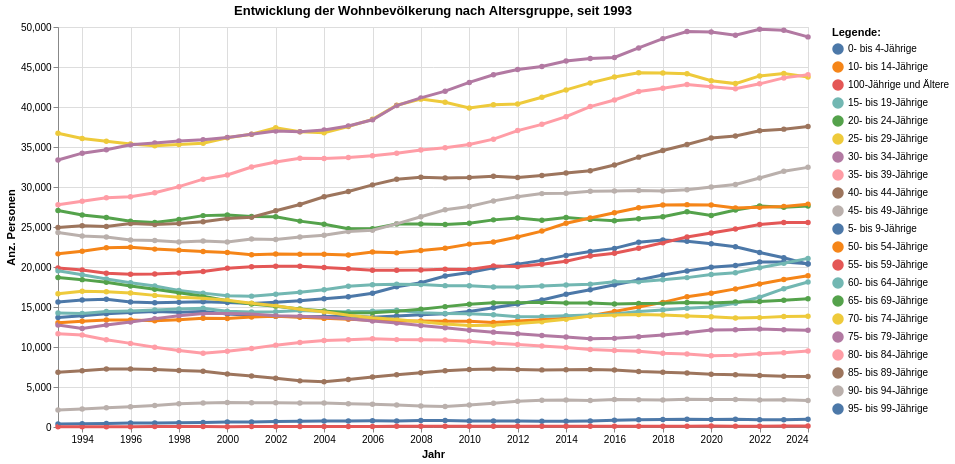

Write notebook code for a chart like this one.
### Code cell
grafik1 = mypy_dv.plot_altair_multiline_highlight(
    data = myAgg1.reset_index().sort_values('AlterV05Cd', ascending=True)
    ,x = 'StichtagDatJahr:T'
    ,y = 'sum_WBev:Q'
    ,x_beschriftung = 'Jahr'
    , y_beschriftung = 'Anz. Personen'
    ,category = "AlterV05Lang:N"
    ,category_beschriftung= 'Legende:'
    ,warning_status = "ignore" #always or ignore
    ,myTitle="Entwicklung der Wohnbevölkerung nach Altersgruppe, seit "+data_min_date
)
grafik1

### Figure 1 — Vega-Lite specification as saved in the notebook (floating-point values rounded to 4 significant figures; data arrays with more than 128 entries replaced by an {"elided": "..."} marker saying what was removed)
{"config": {"view": {"continuousWidth": 300, "continuousHeight": 300}}, "layer": [{"mark": {"type": "circle"}, "encoding": {"color": {"field": "AlterV05Lang", "legend": {"orient": "right", "title": "Legende:"}, "type": "nominal"}, "opacity": {"value": 1.3}, "tooltip": [{"field": "StichtagDatJahr", "type": "temporal"}, {"field": "AlterV05Lang", "type": "nominal"}, {"field": "sum_WBev", "type": "quantitative"}], "x": {"axis": {"title": "Jahr"}, "field": "StichtagDatJahr", "type": "temporal"}, "y": {"axis": {"title": "Anz. Personen"}, "field": "sum_WBev", "type": "quantitative"}}, "name": "view_3", "title": "Entwicklung der Wohnbevölkerung nach Altersgruppe, seit 1993"}, {"mark": {"type": "line"}, "encoding": {"color": {"field": "AlterV05Lang", "legend": {"orient": "right", "title": "Legende:"}, "type": "nominal"}, "size": {"condition": {"test": {"not": {"param": "param_3"}}, "value": 1.2}, "value": 3}, "tooltip": [{"field": "StichtagDatJahr", "type": "temporal"}, {"field": "AlterV05Lang", "type": "nominal"}, {"field": "sum_WBev", "type": "quantitative"}], "x": {"axis": {"title": "Jahr"}, "field": "StichtagDatJahr", "type": "temporal"}, "y": {"axis": {"title": "Anz. Personen"}, "field": "sum_WBev", "type": "quantitative"}}, "title": "Entwicklung der Wohnbevölkerung nach Altersgruppe, seit 1993"}], "data": {"name": "data-fb79b7b51734d936908cdd7043d66314"}, "height": 400, "params": [{"name": "param_3", "select": {"type": "point", "fields": ["AlterV05Lang:N"], "nearest": true, "on": "pointerover"}, "views": ["view_3"]}], "width": 750, "$schema": "https://vega.github.io/schema/vega-lite/v5.8.0.json", "datasets": {"data-fb79b7b51734d936908cdd7043d66314": {"elided": "672 records"}}}
